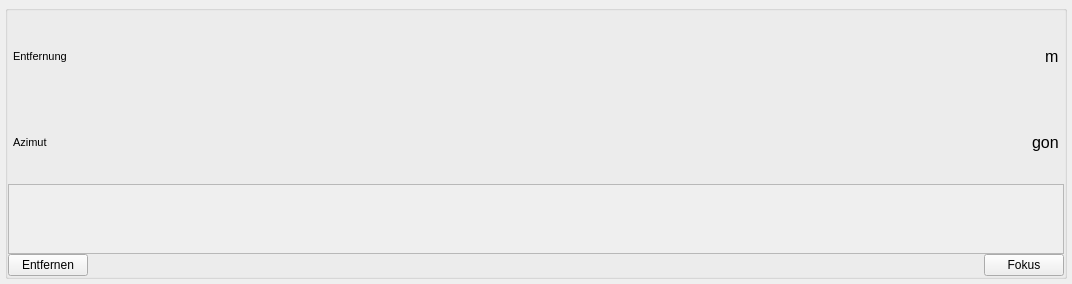
<?xml version="1.0" encoding="UTF-8"?>
<ui version="4.0">
 <class>Form</class>
 <widget class="QWidget" name="Form">
  <property name="geometry">
   <rect>
    <x>0</x>
    <y>0</y>
    <width>1072</width>
    <height>284</height>
   </rect>
  </property>
  <property name="windowTitle">
   <string>Form</string>
  </property>
  <layout class="QGridLayout" name="gridLayout">
   <property name="leftMargin">
    <number>5</number>
   </property>
   <property name="topMargin">
    <number>5</number>
   </property>
   <property name="rightMargin">
    <number>5</number>
   </property>
   <property name="bottomMargin">
    <number>5</number>
   </property>
   <item row="0" column="0">
    <widget class="QGroupBox" name="lfbTargetGroup">
     <property name="title">
      <string/>
     </property>
     <property name="checkable">
      <bool>false</bool>
     </property>
     <property name="checked">
      <bool>false</bool>
     </property>
     <layout class="QVBoxLayout" name="verticalLayout">
      <property name="spacing">
       <number>0</number>
      </property>
      <property name="leftMargin">
       <number>0</number>
      </property>
      <property name="topMargin">
       <number>0</number>
      </property>
      <property name="rightMargin">
       <number>0</number>
      </property>
      <property name="bottomMargin">
       <number>0</number>
      </property>
      <item>
       <widget class="QWidget" name="lfbDistanceLayout_2" native="true">
        <layout class="QHBoxLayout" name="lfbDistanceLayout">
         <property name="spacing">
          <number>0</number>
         </property>
         <property name="leftMargin">
          <number>5</number>
         </property>
         <property name="topMargin">
          <number>5</number>
         </property>
         <property name="rightMargin">
          <number>5</number>
         </property>
         <property name="bottomMargin">
          <number>1</number>
         </property>
         <item>
          <widget class="QLabel" name="label_3">
           <property name="sizePolicy">
            <sizepolicy hsizetype="Preferred" vsizetype="Fixed">
             <horstretch>0</horstretch>
             <verstretch>0</verstretch>
            </sizepolicy>
           </property>
           <property name="font">
            <font>
             <pointsize>8</pointsize>
            </font>
           </property>
           <property name="text">
            <string>Entfernung</string>
           </property>
          </widget>
         </item>
         <item>
          <widget class="QLineEdit" name="lfbDistanceEdit">
           <property name="font">
            <font>
             <pointsize>12</pointsize>
             <weight>75</weight>
             <bold>true</bold>
            </font>
           </property>
           <property name="styleSheet">
            <string notr="true">background-color:transparent;
border:none;</string>
           </property>
           <property name="alignment">
            <set>Qt::AlignRight|Qt::AlignTrailing|Qt::AlignVCenter</set>
           </property>
           <property name="readOnly">
            <bool>true</bool>
           </property>
          </widget>
         </item>
         <item>
          <widget class="QLabel" name="lfbDistanceUnit">
           <property name="sizePolicy">
            <sizepolicy hsizetype="Preferred" vsizetype="Fixed">
             <horstretch>0</horstretch>
             <verstretch>0</verstretch>
            </sizepolicy>
           </property>
           <property name="font">
            <font>
             <pointsize>12</pointsize>
            </font>
           </property>
           <property name="text">
            <string>m</string>
           </property>
          </widget>
         </item>
        </layout>
       </widget>
      </item>
      <item>
       <widget class="QWidget" name="lfbBearingLayout" native="true">
        <layout class="QHBoxLayout" name="lfbBearingeLayout">
         <property name="leftMargin">
          <number>5</number>
         </property>
         <property name="rightMargin">
          <number>5</number>
         </property>
         <property name="bottomMargin">
          <number>5</number>
         </property>
         <item>
          <widget class="QLabel" name="label_4">
           <property name="sizePolicy">
            <sizepolicy hsizetype="Preferred" vsizetype="Fixed">
             <horstretch>0</horstretch>
             <verstretch>0</verstretch>
            </sizepolicy>
           </property>
           <property name="font">
            <font>
             <pointsize>8</pointsize>
            </font>
           </property>
           <property name="text">
            <string>Azimut</string>
           </property>
          </widget>
         </item>
         <item>
          <widget class="QLineEdit" name="lfbBearingEdit">
           <property name="font">
            <font>
             <pointsize>12</pointsize>
             <weight>75</weight>
             <bold>true</bold>
            </font>
           </property>
           <property name="styleSheet">
            <string notr="true">background-color:transparent;
border:none;</string>
           </property>
           <property name="alignment">
            <set>Qt::AlignRight|Qt::AlignTrailing|Qt::AlignVCenter</set>
           </property>
           <property name="readOnly">
            <bool>true</bool>
           </property>
          </widget>
         </item>
         <item>
          <widget class="QLabel" name="lfbBearingUnit">
           <property name="sizePolicy">
            <sizepolicy hsizetype="Preferred" vsizetype="Fixed">
             <horstretch>0</horstretch>
             <verstretch>0</verstretch>
            </sizepolicy>
           </property>
           <property name="font">
            <font>
             <pointsize>12</pointsize>
            </font>
           </property>
           <property name="text">
            <string>gon</string>
           </property>
          </widget>
         </item>
        </layout>
       </widget>
      </item>
      <item>
       <widget class="QScrollArea" name="lfbAttributesLine">
        <property name="sizePolicy">
         <sizepolicy hsizetype="Expanding" vsizetype="Fixed">
          <horstretch>0</horstretch>
          <verstretch>0</verstretch>
         </sizepolicy>
        </property>
        <property name="styleSheet">
         <string notr="true">padding:0;</string>
        </property>
        <property name="lineWidth">
         <number>0</number>
        </property>
        <property name="verticalScrollBarPolicy">
         <enum>Qt::ScrollBarAlwaysOff</enum>
        </property>
        <property name="widgetResizable">
         <bool>true</bool>
        </property>
        <widget class="QWidget" name="scrollAreaWidgetContents">
         <property name="geometry">
          <rect>
           <x>0</x>
           <y>0</y>
           <width>1058</width>
           <height>85</height>
          </rect>
         </property>
         <layout class="QHBoxLayout" name="horizontalLayout_4">
          <item>
           <layout class="QHBoxLayout" name="lfbAttributeLayout"/>
          </item>
         </layout>
        </widget>
       </widget>
      </item>
      <item>
       <layout class="QHBoxLayout" name="horizontalLayout_3">
        <item>
         <widget class="QPushButton" name="lfbTargetRemoveBtn">
          <property name="text">
           <string>Entfernen</string>
          </property>
         </widget>
        </item>
        <item>
         <spacer name="horizontalSpacer">
          <property name="orientation">
           <enum>Qt::Horizontal</enum>
          </property>
          <property name="sizeHint" stdset="0">
           <size>
            <width>40</width>
            <height>20</height>
           </size>
          </property>
         </spacer>
        </item>
        <item>
         <widget class="QPushButton" name="lfbTargetFokusBtn">
          <property name="text">
           <string>Fokus</string>
          </property>
         </widget>
        </item>
       </layout>
      </item>
     </layout>
    </widget>
   </item>
  </layout>
 </widget>
 <resources/>
 <connections/>
</ui>
